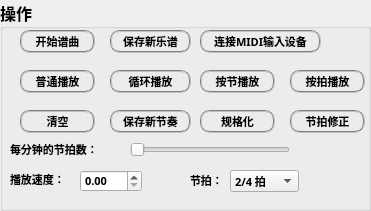
   <widget class="QGroupBox" name="groupBox_3">
    <property name="geometry">
     <rect>
      <x>590</x>
      <y>160</y>
      <width>371</width>
      <height>211</height>
     </rect>
    </property>
    <property name="font">
     <font>
      <family>楷体</family>
      <pointsize>12</pointsize>
      <weight>75</weight>
      <bold>true</bold>
     </font>
    </property>
    <property name="focusPolicy">
     <enum>Qt::StrongFocus</enum>
    </property>
    <property name="styleSheet">
     <string notr="true"/>
    </property>
    <property name="title">
     <string>操作</string>
    </property>
    <widget class="QPushButton" name="ClearButton">
     <property name="geometry">
      <rect>
       <x>20</x>
       <y>110</y>
       <width>75</width>
       <height>23</height>
      </rect>
     </property>
     <property name="font">
      <font>
       <family>楷体</family>
       <pointsize>8</pointsize>
       <weight>75</weight>
       <bold>true</bold>
      </font>
     </property>
     <property name="focusPolicy">
      <enum>Qt::NoFocus</enum>
     </property>
     <property name="styleSheet">
      <string notr="true">border:2px groove gray;border-radius:10px;padding:2px 4px;</string>
     </property>
     <property name="text">
      <string>清空</string>
     </property>
    </widget>
    <widget class="QPushButton" name="SaveButton">
     <property name="geometry">
      <rect>
       <x>110</x>
       <y>30</y>
       <width>81</width>
       <height>23</height>
      </rect>
     </property>
     <property name="font">
      <font>
       <family>楷体</family>
       <pointsize>8</pointsize>
       <weight>75</weight>
       <bold>true</bold>
      </font>
     </property>
     <property name="focusPolicy">
      <enum>Qt::NoFocus</enum>
     </property>
     <property name="styleSheet">
      <string notr="true">border:2px groove gray;border-radius:10px;padding:2px 4px;</string>
     </property>
     <property name="text">
      <string>保存新乐谱</string>
     </property>
    </widget>
    <widget class="QPushButton" name="ComposeButton">
     <property name="geometry">
      <rect>
       <x>20</x>
       <y>30</y>
       <width>75</width>
       <height>23</height>
      </rect>
     </property>
     <property name="font">
      <font>
       <family>楷体</family>
       <pointsize>8</pointsize>
       <weight>75</weight>
       <bold>true</bold>
      </font>
     </property>
     <property name="focusPolicy">
      <enum>Qt::NoFocus</enum>
     </property>
     <property name="styleSheet">
      <string notr="true">border:2px groove gray;border-radius:10px;padding:2px 4px;</string>
     </property>
     <property name="text">
      <string>开始谱曲</string>
     </property>
    </widget>
    <widget class="QPushButton" name="PlayButton">
     <property name="geometry">
      <rect>
       <x>20</x>
       <y>70</y>
       <width>75</width>
       <height>23</height>
      </rect>
     </property>
     <property name="font">
      <font>
       <family>楷体</family>
       <pointsize>8</pointsize>
       <weight>75</weight>
       <bold>true</bold>
      </font>
     </property>
     <property name="focusPolicy">
      <enum>Qt::NoFocus</enum>
     </property>
     <property name="styleSheet">
      <string notr="true">border:2px groove gray;border-radius:10px;padding:2px 4px;</string>
     </property>
     <property name="text">
      <string>普通播放</string>
     </property>
    </widget>
    <widget class="QSlider" name="horizontalSlider_2">
     <property name="geometry">
      <rect>
       <x>130</x>
       <y>140</y>
       <width>160</width>
       <height>19</height>
      </rect>
     </property>
     <property name="font">
      <font>
       <family>楷体</family>
       <pointsize>8</pointsize>
       <weight>50</weight>
       <bold>false</bold>
      </font>
     </property>
     <property name="focusPolicy">
      <enum>Qt::NoFocus</enum>
     </property>
     <property name="styleSheet">
      <string notr="true"/>
     </property>
     <property name="orientation">
      <enum>Qt::Horizontal</enum>
     </property>
    </widget>
    <widget class="QLabel" name="label_3">
     <property name="geometry">
      <rect>
       <x>10</x>
       <y>140</y>
       <width>111</width>
       <height>20</height>
      </rect>
     </property>
     <property name="font">
      <font>
       <family>楷体</family>
       <pointsize>8</pointsize>
       <weight>75</weight>
       <bold>true</bold>
      </font>
     </property>
     <property name="focusPolicy">
      <enum>Qt::StrongFocus</enum>
     </property>
     <property name="styleSheet">
      <string notr="true"/>
     </property>
     <property name="text">
      <string>每分钟的节拍数：</string>
     </property>
    </widget>
    <widget class="QPushButton" name="ConnectINDevice">
     <property name="geometry">
      <rect>
       <x>200</x>
       <y>30</y>
       <width>121</width>
       <height>23</height>
      </rect>
     </property>
     <property name="font">
      <font>
       <family>楷体</family>
       <pointsize>8</pointsize>
       <weight>75</weight>
       <bold>true</bold>
      </font>
     </property>
     <property name="styleSheet">
      <string notr="true">border:2px groove gray;border-radius:10px;padding:2px 4px;</string>
     </property>
     <property name="text">
      <string>连接MIDI输入设备</string>
     </property>
    </widget>
    <widget class="QLabel" name="label_6">
     <property name="geometry">
      <rect>
       <x>300</x>
       <y>140</y>
       <width>31</width>
       <height>16</height>
      </rect>
     </property>
     <property name="font">
      <font>
       <family>楷体</family>
       <pointsize>8</pointsize>
       <weight>75</weight>
       <bold>true</bold>
      </font>
     </property>
     <property name="text">
      <string/>
     </property>
    </widget>
    <widget class="QPushButton" name="CirculationPlay">
     <property name="geometry">
      <rect>
       <x>110</x>
       <y>70</y>
       <width>81</width>
       <height>23</height>
      </rect>
     </property>
     <property name="font">
      <font>
       <family>楷体</family>
       <pointsize>8</pointsize>
       <weight>75</weight>
       <bold>true</bold>
      </font>
     </property>
     <property name="styleSheet">
      <string notr="true">border:2px groove gray;border-radius:10px;padding:2px 4px;</string>
     </property>
     <property name="text">
      <string>循环播放</string>
     </property>
    </widget>
    <widget class="QPushButton" name="BeatPlay">
     <property name="geometry">
      <rect>
       <x>200</x>
       <y>70</y>
       <width>75</width>
       <height>23</height>
      </rect>
     </property>
     <property name="font">
      <font>
       <family>楷体</family>
       <pointsize>8</pointsize>
       <weight>75</weight>
       <bold>true</bold>
      </font>
     </property>
     <property name="styleSheet">
      <string notr="true">border:2px groove gray;border-radius:10px;padding:2px 4px;</string>
     </property>
     <property name="text">
      <string>按节播放</string>
     </property>
    </widget>
    <widget class="QPushButton" name="ModiButton">
     <property name="geometry">
      <rect>
       <x>200</x>
       <y>110</y>
       <width>75</width>
       <height>23</height>
      </rect>
     </property>
     <property name="font">
      <font>
       <family>楷体</family>
       <pointsize>8</pointsize>
       <weight>75</weight>
       <bold>true</bold>
      </font>
     </property>
     <property name="styleSheet">
      <string notr="true">border:2px groove gray;border-radius:10px;padding:2px 4px;</string>
     </property>
     <property name="text">
      <string>规格化</string>
     </property>
    </widget>
    <widget class="QLabel" name="label_7">
     <property name="geometry">
      <rect>
       <x>190</x>
       <y>170</y>
       <width>51</width>
       <height>21</height>
      </rect>
     </property>
     <property name="font">
      <font>
       <family>楷体</family>
       <pointsize>8</pointsize>
       <weight>75</weight>
       <bold>true</bold>
      </font>
     </property>
     <property name="text">
      <string>节拍：</string>
     </property>
    </widget>
    <widget class="QLabel" name="label_4">
     <property name="geometry">
      <rect>
       <x>10</x>
       <y>170</y>
       <width>71</width>
       <height>20</height>
      </rect>
     </property>
     <property name="font">
      <font>
       <family>楷体</family>
       <pointsize>8</pointsize>
       <weight>75</weight>
       <bold>true</bold>
      </font>
     </property>
     <property name="focusPolicy">
      <enum>Qt::StrongFocus</enum>
     </property>
     <property name="styleSheet">
      <string notr="true"/>
     </property>
     <property name="text">
      <string>播放速度：</string>
     </property>
    </widget>
    <widget class="QDoubleSpinBox" name="doubleSpinBox">
     <property name="geometry">
      <rect>
       <x>80</x>
       <y>170</y>
       <width>62</width>
       <height>22</height>
      </rect>
     </property>
     <property name="font">
      <font>
       <pointsize>8</pointsize>
       <weight>75</weight>
       <bold>true</bold>
      </font>
     </property>
    </widget>
    <widget class="QPushButton" name="SaveSwing">
     <property name="geometry">
      <rect>
       <x>110</x>
       <y>110</y>
       <width>81</width>
       <height>23</height>
      </rect>
     </property>
     <property name="font">
      <font>
       <family>楷体</family>
       <pointsize>8</pointsize>
       <weight>75</weight>
       <bold>true</bold>
      </font>
     </property>
     <property name="focusPolicy">
      <enum>Qt::NoFocus</enum>
     </property>
     <property name="styleSheet">
      <string notr="true">border:2px groove gray;border-radius:10px;padding:2px 4px;</string>
     </property>
     <property name="text">
      <string>保存新节奏</string>
     </property>
    </widget>
    <widget class="QComboBox" name="comboBox_2">
     <property name="geometry">
      <rect>
       <x>230</x>
       <y>170</y>
       <width>69</width>
       <height>22</height>
      </rect>
     </property>
     <property name="font">
      <font>
       <family>楷体</family>
       <pointsize>8</pointsize>
       <weight>75</weight>
       <bold>true</bold>
      </font>
     </property>
     <item>
      <property name="text">
       <string>2/4 拍</string>
      </property>
     </item>
     <item>
      <property name="text">
       <string>1/4 拍</string>
      </property>
     </item>
     <item>
      <property name="text">
       <string>3/4 拍</string>
      </property>
     </item>
     <item>
      <property name="text">
       <string>4/4 拍</string>
      </property>
     </item>
     <item>
      <property name="text">
       <string>3/8 拍</string>
      </property>
     </item>
     <item>
      <property name="text">
       <string>6/8 拍</string>
      </property>
     </item>
     <item>
      <property name="text">
       <string>7/8 拍</string>
      </property>
     </item>
     <item>
      <property name="text">
       <string>9/8 拍</string>
      </property>
     </item>
     <item>
      <property name="text">
       <string>12/8 拍</string>
      </property>
     </item>
    </widget>
    <widget class="QPushButton" name="RhythmPlay">
     <property name="geometry">
      <rect>
       <x>290</x>
       <y>70</y>
       <width>75</width>
       <height>23</height>
      </rect>
     </property>
     <property name="font">
      <font>
       <family>楷体</family>
       <pointsize>8</pointsize>
       <weight>75</weight>
       <bold>true</bold>
      </font>
     </property>
     <property name="styleSheet">
      <string notr="true">border:2px groove gray;border-radius:10px;padding:2px 4px;</string>
     </property>
     <property name="text">
      <string>按拍播放</string>
     </property>
    </widget>
    <widget class="QPushButton" name="ModiRhythm">
     <property name="geometry">
      <rect>
       <x>290</x>
       <y>110</y>
       <width>75</width>
       <height>23</height>
      </rect>
     </property>
     <property name="font">
      <font>
       <family>楷体</family>
       <pointsize>8</pointsize>
       <weight>75</weight>
       <bold>true</bold>
      </font>
     </property>
     <property name="styleSheet">
      <string notr="true">border:2px groove gray;border-radius:10px;padding:2px 4px;</string>
     </property>
     <property name="text">
      <string>节拍修正</string>
     </property>
    </widget>
   </widget>
